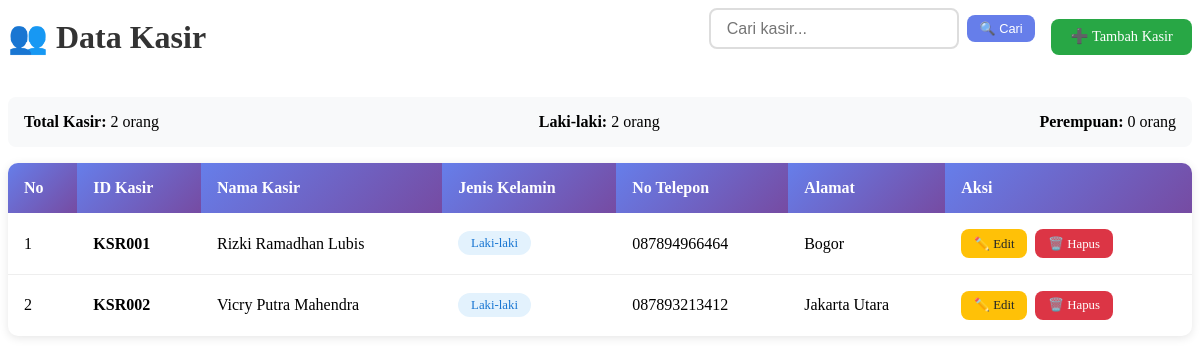
/admin/kasir.php, run on the app's committed database.
### tables this page shows
CREATE TABLE `kasir` (
  `idksr` varchar(6) NOT NULL,
  `nmksr` varchar(30) NOT NULL,
  `jkksr` varchar(20) NOT NULL,
  `ntksr` varchar(255) NOT NULL,
  `alksr` varchar(255) NOT NULL
);

### config/koneksi.php (called while the page is built, shortened)
<?php
$koneksi = mysqli_connect(DB_HOST, DB_USER, DB_PASS, DB_NAME);
mysqli_set_charset($koneksi, 'utf8');
function execute_query($query) {
    global $koneksi;
    $result = mysqli_query($koneksi, $query);
    return $result;
}
?>

### admin/kasir.php (the view, shortened to what this page needs)
<?php
include '../config/koneksi.php';
$limit = 10;
$page_num = isset($_GET['page_num']) ? (int)$_GET['page_num'] : 1;
$offset = ($page_num - 1) * $limit;
$search = isset($_GET['search']) ? clean_input($_GET['search']) : '';
$where_clause = '';
$query = execute_query("SELECT * FROM kasir $where_clause ORDER BY idksr ASC LIMIT $limit OFFSET $offset");
?>
<div class="page-header">
    <h2 class="page-title">👥 Data Kasir</h2>
    <div class="search-container">
        <form method="GET" style="display: flex; gap: 0.5rem; align-items: center;">
            <input type="text" name="search" placeholder="Cari kasir..." class="search-box"
                   value="<?php echo htmlspecialchars($search); ?>">
            <button type="submit" class="btn btn-primary btn-sm">🔍 Cari</button>
        </form>
        <a href="?page=tambah_kasir" class="btn btn-success">➕ Tambah Kasir</a>
    </div>
</div>
<?php
$stats_query = execute_query("SELECT
    COUNT(*) as total_kasir,
    COUNT(CASE WHEN jkksr = 'Laki-laki' THEN 1 END) as total_male,
    COUNT(CASE WHEN jkksr = 'Perempuan' THEN 1 END) as total_female
    FROM kasir $where_clause");
$stats = mysqli_fetch_assoc($stats_query);
?>
<div class="stats-info">
    <div><strong>Total Kasir:</strong> <?php echo $stats['total_kasir']; ?> orang</div>
    <div><strong>Laki-laki:</strong> <?php echo $stats['total_male']; ?> orang</div>
    <div><strong>Perempuan:</strong> <?php echo $stats['total_female']; ?> orang</div>
</div>
<div class="table-container">
    <?php if (mysqli_num_rows($query) > 0): ?>
        <table class="table">
            <thead>
                <tr>
                    <th>No</th>
                    <th>ID Kasir</th>
                    <th>Nama Kasir</th>
                    <th>Jenis Kelamin</th>
                    <th>No Telepon</th>
                    <th>Alamat</th>
                    <th>Aksi</th>
                </tr>
            </thead>
            <tbody>
                <?php
                $no = $offset + 1;
                while ($row = mysqli_fetch_assoc($query)):
                    $gender_class = ($row['jkksr'] == 'Laki-laki') ? 'gender-male' : 'gender-female';
                ?>
                    <tr>
                        <td><?php echo $no++; ?></td>
                        <td><strong><?php echo htmlspecialchars($row['idksr']); ?></strong></td>
                        <td><?php echo htmlspecialchars($row['nmksr']); ?></td>
                        <td><span class="gender-badge <?php echo $gender_class; ?>"><?php echo htmlspecialchars($row['jkksr']); ?></span></td>
                        <td><?php echo htmlspecialchars($row['ntksr']); ?></td>
                        <td><?php echo htmlspecialchars($row['alksr']); ?></td>
                        <td>
                            <div class="action-buttons">
                                <a href="?page=edit_kasir&idksr=<?php echo $row['idksr']; ?>" class="btn btn-warning btn-sm">
                                    ✏️ Edit
                                </a>
                                <a href="admin/hapus_kasir.php?idksr=<?php echo $row['idksr']; ?>"
                                   class="btn btn-danger btn-sm"
                                   onclick="return confirm('⚠️ Yakin ingin menghapus kasir \"<?php echo htmlspecialchars($row['nmksr']); ?>\"?')">
                                    🗑️ Hapus
                                </a>
                            </div>
                        </td>
                    </tr>
                <?php endwhile; ?>
            </tbody>
        </table>
    <?php endif; ?>
</div>

### admin/kasir.php (style rules this page uses)
.page-header { display: flex; justify-content: space-between; align-items: center; margin-bottom: 2rem; flex-wrap: wrap; gap: 1rem; }
.page-title { color: #333; font-size: 2rem; margin: 0; }
.search-container { display: flex; gap: 1rem; align-items: center; flex-wrap: wrap; }
.search-box { padding: 0.6rem 1rem; border: 2px solid #ddd; border-radius: 8px; font-size: 1rem; width: 250px; }
.btn { padding: 0.6rem 1.2rem; border: none; border-radius: 8px; text-decoration: none; font-size: 0.9rem; font-weight: 500; cursor: pointer; transition: all 0.3s; display: inline-block; text-align: center; }
.btn-primary { background: #667eea; color: white; }
.btn-success { background: #28a745; color: white; }
.btn-warning { background: #ffc107; color: #212529; }
.btn-danger { background: #dc3545; color: white; }
.btn-sm { padding: 0.4rem 0.8rem; font-size: 0.8rem; }
.table-container { background: white; border-radius: 10px; overflow: hidden; box-shadow: 0 2px 10px rgba(0,0,0,0.1); margin-bottom: 2rem; }
.table { width: 100%; border-collapse: collapse; margin: 0; }
.table th { background: linear-gradient(135deg, #667eea 0%, #764ba2 100%); color: white; padding: 1rem; text-align: left; font-weight: 600; border: none; }
.table td { padding: 1rem; border-bottom: 1px solid #eee; vertical-align: middle; }
.table tbody tr:last-child td { border-bottom: none; }
.action-buttons { display: flex; gap: 0.5rem; flex-wrap: wrap; }
.stats-info { background: #f8f9fa; padding: 1rem; border-radius: 8px; margin-bottom: 1rem; display: flex; justify-content: space-between; align-items: center; flex-wrap: wrap; }
.gender-badge { padding: 0.3rem 0.8rem; border-radius: 15px; font-size: 0.8rem; font-weight: 500; }
.gender-male { background: #e3f2fd; color: #1976d2; }

### data on the page
kasir: idksr "KSR001", nmksr "Rizki Ramadhan Lubis", jkksr "Laki-laki", ntksr "087894966464", alksr "Bogor"
kasir: idksr "KSR002", nmksr "Vicry Putra Mahendra", jkksr "Laki-laki", ntksr "087893213412", alksr "Jakarta Utara"

### other printed values
$stats['total_kasir'] "2"
$stats['total_male'] "2"
$stats['total_female'] "0"
